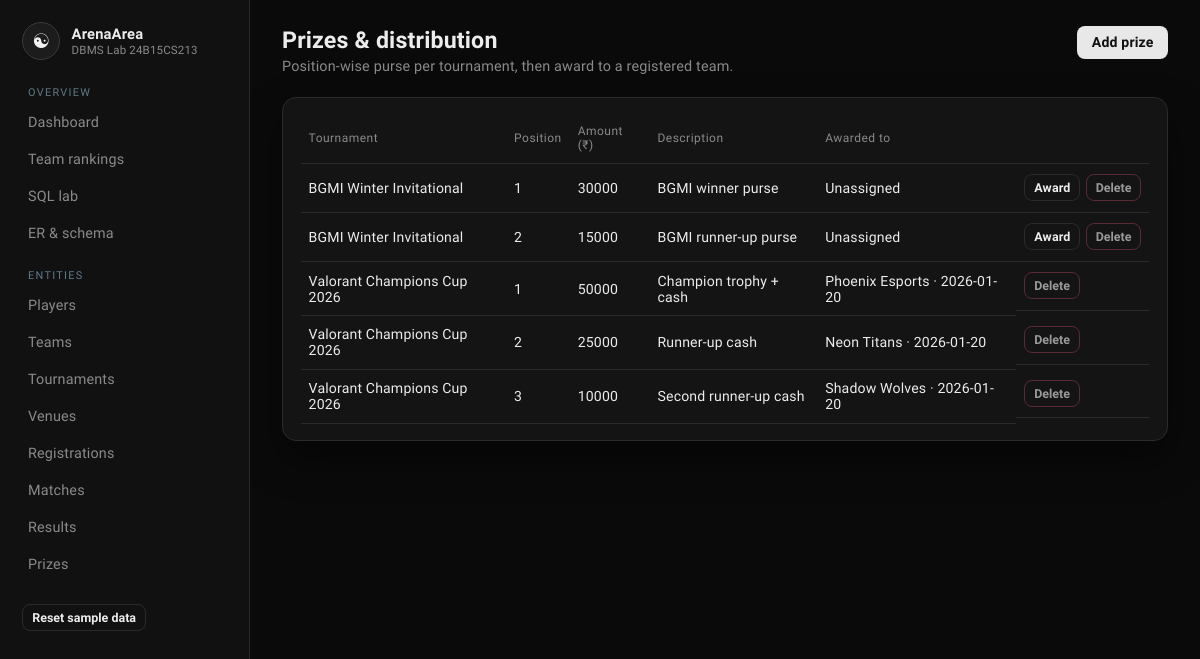
/prizes, run on the app's committed database.
### tables this page shows
CREATE TABLE Prize (
    prize_id          INTEGER PRIMARY KEY AUTOINCREMENT,
    tournament_id     INTEGER NOT NULL,
    position          INTEGER NOT NULL CHECK (position BETWEEN 1 AND 10),
    prize_amount      REAL    NOT NULL CHECK (prize_amount >= 0),
    prize_description TEXT    NOT NULL,
    UNIQUE (tournament_id, position),
    FOREIGN KEY (tournament_id) REFERENCES Tournament(tournament_id) ON DELETE CASCADE
);

CREATE TABLE Tournament (
    tournament_id   INTEGER PRIMARY KEY AUTOINCREMENT,
    tournament_name TEXT    NOT NULL,
    game_title      TEXT    NOT NULL,
    start_date      TEXT    NOT NULL,
    end_date        TEXT    NOT NULL,
    status          TEXT    NOT NULL CHECK (status IN ('Upcoming', 'Ongoing', 'Completed')),
    organizer_name  TEXT    NOT NULL,
    max_teams       INTEGER NOT NULL CHECK (max_teams >= 2),
    CHECK (end_date >= start_date)
);

CREATE TABLE PrizeDistribution (
    distribution_id INTEGER PRIMARY KEY AUTOINCREMENT,
    prize_id        INTEGER NOT NULL UNIQUE,
    team_id         INTEGER NOT NULL,
    awarded_date    TEXT    NOT NULL,
    FOREIGN KEY (prize_id) REFERENCES Prize(prize_id) ON DELETE CASCADE,
    FOREIGN KEY (team_id)  REFERENCES Team(team_id)
);

CREATE TABLE Team (
    team_id      INTEGER PRIMARY KEY AUTOINCREMENT,
    team_name    TEXT    NOT NULL UNIQUE,
    coach_name   TEXT    NOT NULL,
    founded_year INTEGER NOT NULL CHECK (founded_year BETWEEN 2000 AND 2100),
    status       TEXT    NOT NULL DEFAULT 'Active'
                         CHECK (status IN ('Active', 'Inactive'))
);

### app.py (the view)
@app.route("/prizes")
def prizes_list():
    rows = query(
        """
        SELECT pr.*, t.tournament_name, tm.team_name AS awarded_to, pd.awarded_date, pd.distribution_id
        FROM Prize pr
        JOIN Tournament t ON t.tournament_id = pr.tournament_id
        LEFT JOIN PrizeDistribution pd ON pd.prize_id = pr.prize_id
        LEFT JOIN Team tm ON tm.team_id = pd.team_id
        ORDER BY t.start_date DESC, pr.position
        """
    )
    return render_template("prizes.html", rows=rows)

### app.py (called while the page is built)
def get_db():
    if "db" not in g:
        g.db = sqlite3.connect(DB_PATH)
        g.db.row_factory = sqlite3.Row
        g.db.execute("PRAGMA foreign_keys = ON")
    return g.db

def query(sql, args=(), one=False):
    cur = get_db().execute(sql, args)
    rows = cur.fetchall()
    cur.close()
    return (rows[0] if rows else None) if one else rows

### templates/prizes.html (shortened to what this page needs)
{% extends "base.html" %}
{% block content %}
<div class="topbar">
  <div><h2>Prizes &amp; distribution</h2><p>Position-wise purse per tournament, then award to a registered team.</p></div>
  <a class="btn" href="{{ url_for('prize_new') }}">Add prize</a>
</div>
<div class="card">
<table>
  <thead><tr><th>Tournament</th><th>Position</th><th>Amount (₹)</th><th>Description</th><th>Awarded to</th><th></th></tr></thead>
  <tbody>
  {% for r in rows %}
    <tr>
      <td>{{ r.tournament_name }}</td>
      <td>{{ r.position }}</td>
      <td>{{ '%.0f'|format(r.prize_amount) }}</td>
      <td>{{ r.prize_description }}</td>
      <td>{{ r.awarded_to or 'Unassigned' }}{% if r.awarded_date %} · {{ r.awarded_date }}{% endif %}</td>
      <td class="row-actions">
        {% if not r.distribution_id %}
          <a class="btn ghost small" href="{{ url_for('prize_award', prize_id=r.prize_id) }}">Award</a>
        {% endif %}
        <form action="{{ url_for('prize_delete', prize_id=r.prize_id) }}" method="post">
          <button class="btn danger small" type="submit">Delete</button>
        </form>
      </td>
    </tr>
  {% endfor %}
  </tbody>
</table>
</div>
{% endblock %}

### static/style.css (style rules this page uses)
:root { --bg: #0a0a0a; --panel: #141414; --panel-2: #1a1a1a; --line: #2a2a2a; --text: #ececec; --muted: #8a8a8a; --mint: #cfcfcf; --mint-dim: #3a3a3a; --coral: #9a9a9a; --gold: #d0d0d0; --blue: #b8b8b8; --shadow: 0 18px 40px rgba(0, 0, 0, 0.45); }
* { box-sizing: border-box; }
html, body { margin: 0; min-height: 100%; }
body { font-family: "Sora", sans-serif; background: var(--bg); color: var(--text); letter-spacing: 0.01em; }
a { color: var(--mint); text-decoration: none; }
.topbar { display: flex; justify-content: space-between; align-items: flex-start; gap: 1rem; margin-bottom: 1.4rem; }
.topbar h2 { margin: 0 0 0.25rem; font-size: 1.45rem; }
.topbar p { margin: 0; color: var(--muted); font-size: 0.9rem; }
.btn, button.btn, input[type="submit"] { border: 0; background: #e8e8e8; color: #111; font-weight: 600; padding: 0.55rem 0.9rem; border-radius: 8px; cursor: pointer; font-family: inherit; font-size: 0.88rem; }
.btn.ghost, button.ghost { background: transparent; color: var(--text); border: 1px solid var(--line); }
.btn.danger, button.danger { background: transparent; color: var(--coral); border: 1px solid #5a2a34; }
.btn.small, button.small { padding: 0.32rem 0.55rem; font-size: 0.78rem; }
.card { background: var(--panel); border: 1px solid var(--line); border-radius: 14px; padding: 1rem 1.1rem; box-shadow: var(--shadow); }
table { width: 100%; border-collapse: collapse; font-size: 0.88rem; }
th, td { text-align: left; padding: 0.65rem 0.5rem; border-bottom: 1px solid var(--line); vertical-align: middle; }
th { color: var(--muted); font-weight: 500; font-size: 0.75rem; letter-spacing: 0.04em; }
.row-actions { display: flex; gap: 0.35rem; }

### data on the page
Prize: tournament_name "BGMI Winter Invitational", position "1", prize_amount "30000", prize_description "BGMI winner purse", awarded_to "Unassigned"
Prize: tournament_name "BGMI Winter Invitational", position "2", prize_amount "15000", prize_description "BGMI runner-up purse", awarded_to "Unassigned"
PrizeDistribution: tournament_name "Valorant Champions Cup 2026", position "1", prize_description "Champion trophy + cash", team_name "Phoenix Esports", awarded_date "2026-01-20"
Prize: prize_amount "50000"
PrizeDistribution: tournament_name "Valorant Champions Cup 2026", position "2", prize_description "Runner-up cash", team_name "Neon Titans", awarded_date "2026-01-20"
Prize: prize_amount "25000"
PrizeDistribution: tournament_name "Valorant Champions Cup 2026", position "3", prize_description "Second runner-up cash", team_name "Shadow Wolves", awarded_date "2026-01-20"
Prize: prize_amount "10000"
